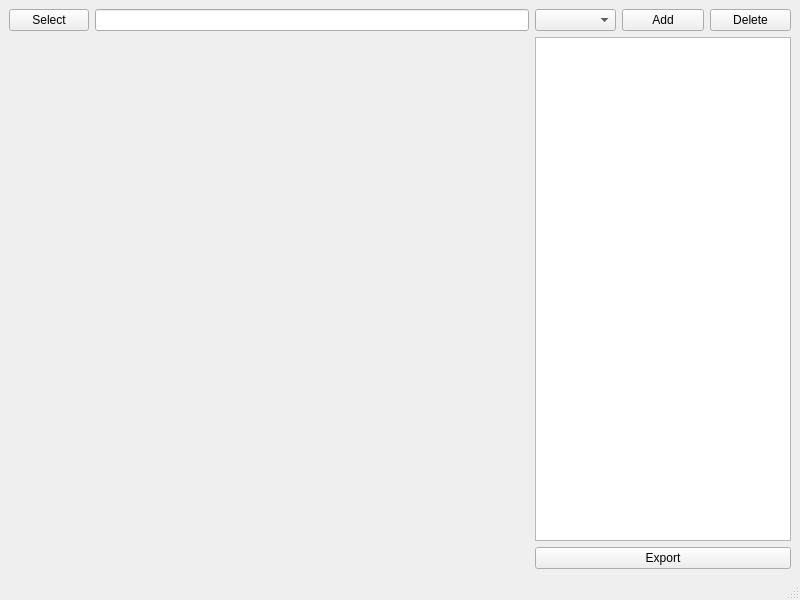
<?xml version="1.0" encoding="UTF-8"?>
<ui version="4.0">
 <class>MainWindow</class>
 <widget class="QMainWindow" name="MainWindow">
    <property name="geometry">
     <rect>
        <x>0</x>
        <y>0</y>
        <width>800</width>
        <height>600</height>
     </rect>
    </property>
    <property name="windowTitle">
     <string>MainWindow</string>
    </property>
    <widget class="QWidget" name="centralwidget">
     <layout class="QHBoxLayout" name="horizontalLayout_3">
        <item>
         <layout class="QVBoxLayout" name="verticalLayout">
            <item>
             <layout class="QHBoxLayout" name="horizontalLayout">
                <item>
                 <widget class="QPushButton" name="selectBtn">
                    <property name="text">
                     <string>Select</string>
                    </property>
                 </widget>
                </item>
                <item>
                 <widget class="QLineEdit" name="folderPathEdt">
                    <property name="readOnly">
                     <bool>true</bool>
                    </property>
                 </widget>
                </item>
             </layout>
            </item>
            <item>
             <widget class="QLabel" name="imageDisplayLb">
                <property name="sizePolicy">
                 <sizepolicy hsizetype="Expanding" vsizetype="Expanding">
                    <horstretch>0</horstretch>
                    <verstretch>0</verstretch>
                 </sizepolicy>
                </property>
                <property name="text">
                 <string/>
                </property>
             </widget>
            </item>
         </layout>
        </item>
        <item>
         <layout class="QVBoxLayout" name="verticalLayout_2">
            <item>
             <layout class="QHBoxLayout" name="horizontalLayout_2">
                <item>
                 <widget class="QComboBox" name="tagCbb"/>
                </item>
                <item>
                 <widget class="QPushButton" name="addBtn">
                    <property name="text">
                     <string>Add</string>
                    </property>
                 </widget>
                </item>
                <item>
                 <widget class="QPushButton" name="deleteBtn">
                    <property name="text">
                     <string>Delete</string>
                    </property>
                 </widget>
                </item>
             </layout>
            </item>
            <item>
             <widget class="QListView" name="imagesListView">
                <property name="sizePolicy">
                 <sizepolicy hsizetype="Fixed" vsizetype="Expanding">
                    <horstretch>0</horstretch>
                    <verstretch>0</verstretch>
                 </sizepolicy>
                </property>
             </widget>
            </item>
            <item>
             <widget class="QPushButton" name="exportBtn">
                <property name="text">
                 <string>Export</string>
                </property>
             </widget>
            </item>
         </layout>
        </item>
     </layout>
    </widget>
    <widget class="QMenuBar" name="menubar">
     <property name="geometry">
        <rect>
         <x>0</x>
         <y>0</y>
         <width>800</width>
         <height>19</height>
        </rect>
     </property>
    </widget>
    <widget class="QStatusBar" name="statusbar"/>
 </widget>
 <resources/>
 <connections/>
</ui>
